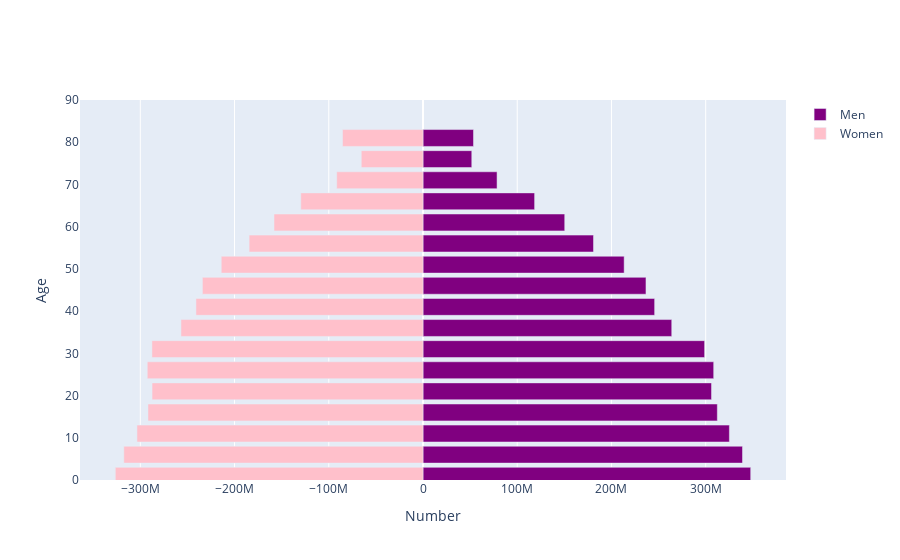

The notebook cell this image was saved under:
### Code cell
import plotly.offline as py
import plotly.graph_objs as go
import pandas as pd
import numpy as np

py.init_notebook_mode(connected=True)

layout = go.Layout(barmode='overlay',
                   yaxis=go.layout.YAxis(range=[0, 90], title='Age'),
                   xaxis=go.layout.XAxis(title='Number'))

year = 2018

bins = [go.Bar(x = df.loc[str(year),:].filter(regex="Male").values,
               y = [int(s[:2])+1 for s in age_ranges],
               orientation='h',
               name='Men',
               marker=dict(color='purple'),
               hoverinfo='skip'
               ),

        go.Bar(x = -df.loc[str(year),:].filter(regex="Female").values,
               y=[int(s[:2])+1 for s in age_ranges],
               orientation='h',
               name='Women',
               marker=dict(color='pink'),
               hoverinfo='skip',
               )
        ]
py.iplot(dict(data=bins, layout=layout))

### Figure 1 — Plotly figure (JSON) as saved in the notebook; plotly's stock layout.template omitted (floating-point values rounded to 4 significant figures)
{"data": [{"hoverinfo": "skip", "marker": {"color": "purple"}, "name": "Men", "orientation": "h", "type": "bar", "x": [347766137, 339075592, 325153202, 312352744, 306199965, 308489261, 298852641, 263968053, 245821061, 236626820, 213474684, 180944575, 150404928, 118446739, 78597295, 51759392, 53581719], "y": [1, 6, 11, 16, 21, 26, 31, 36, 41, 46, 51, 56, 61, 66, 71, 76, 81]}, {"hoverinfo": "skip", "marker": {"color": "pink"}, "name": "Women", "orientation": "h", "type": "bar", "x": [-326546623, -317489233, -303550360, -291856452, -287535206, -292615810, -287686811, -256840464, -240951091, -234105129, -214111792, -184535624, -158128803, -129700631, -91575553, -65512071, -85382522], "y": [1, 6, 11, 16, 21, 26, 31, 36, 41, 46, 51, 56, 61, 66, 71, 76, 81]}], "layout": {"barmode": "overlay", "xaxis": {"title": {"text": "Number"}}, "yaxis": {"range": [0, 90], "title": {"text": "Age"}}}}
